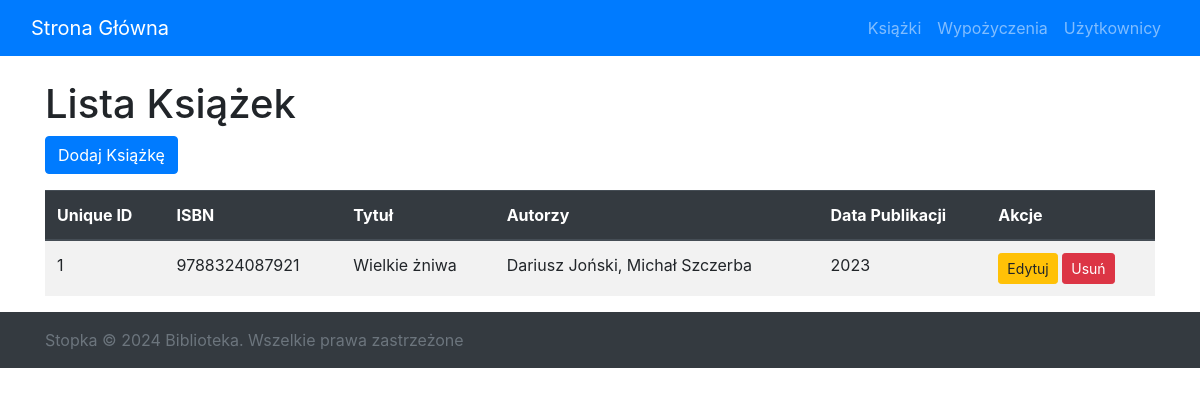
/books/, run on an earlier commit of the app's database.
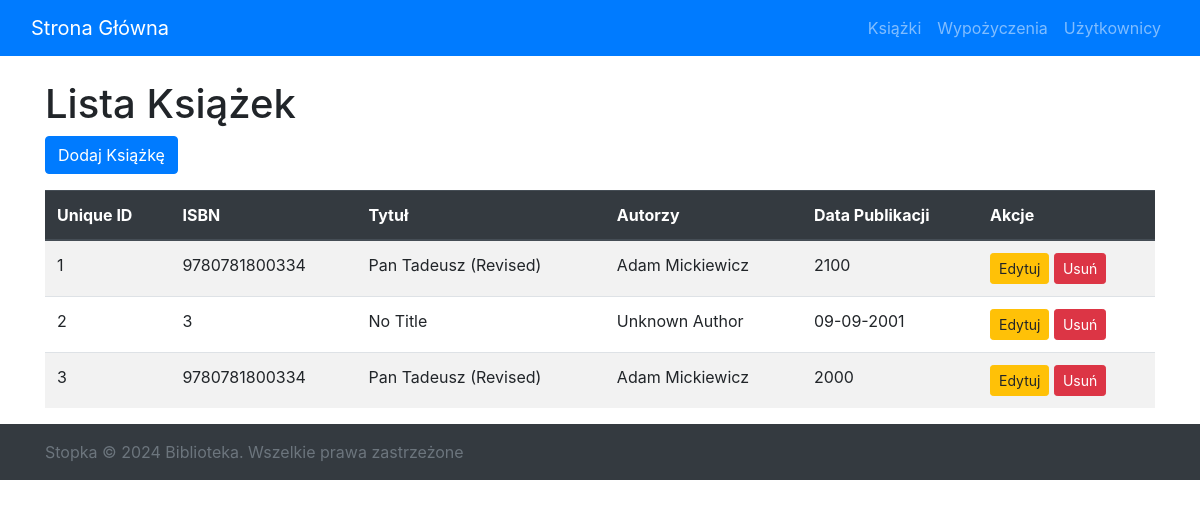
And on a later commit of the database.
### library_app/models.py (models this page shows, shortened)
class Book(models.Model):
    STATUS_CHOICES = (
        ('available', 'Available'),
        ('borrowed', 'Borrowed'),
    )
    isbn = models.CharField(max_length=13)
    title = models.CharField(max_length=255, blank=True, default='No Title')
    authors = models.CharField(max_length=255, blank=True, default='Unknown Author')
    publisher = models.CharField(max_length=255, blank=True, default='Unknown Publisher')
    publication_date = models.CharField(max_length=10, blank=True, default='Unknown Date')
    status = models.CharField(max_length=10, choices=STATUS_CHOICES, default='available')
    unique_id = models.AutoField(primary_key=True, unique=True)
    libraryID = models.CharField(max_length=36, unique=True, blank=True, default='')

### library_app/views.py (the view)
# urls.py: path('books/', views.book_list, name='book-list'),
def book_list(request):
    books = Book.objects.all()
    return render(request, 'lists/book_list.html', {'books': books})

### library_app/templates/lists/book_list.html
{% extends 'library_app/base.html' %}
{% block content %}
<h1>Lista Książek</h1>
<a href="{% url 'book-create' %}" class="btn btn-primary mb-3">Dodaj Książkę</a>
<table class="table table-striped">
  <thead class="thead-dark">
    <tr>
      <th scope="col">Unique ID</th>
      <th scope="col">ISBN</th>
      <th scope="col">Tytuł</th>
      <th scope="col">Autorzy</th>
      <th scope="col">Data Publikacji</th>
      <th scope="col">Akcje</th>
    </tr>
  </thead>
  <tbody>
    {% for book in books %}
      <tr>
        <td>{{ book.unique_id }}</td>
        <td>{{ book.isbn }}</td>
        <td>{{ book.title }}</td>
        <td>{{ book.authors }}</td>
        <td>{{ book.publication_date }}</td>
        <td>
          <a href="{% url 'book-update' book.pk %}" class="btn btn-warning btn-sm">Edytuj</a>
          <a href="{% url 'book-delete' book.pk %}" class="btn btn-danger btn-sm">Usuń</a>
        </td>
      </tr>
    {% empty %}
      <tr>
        <td colspan="6" class="text-center">Brak książek do wyświetlenia.</td>
      </tr>
    {% endfor %}
  </tbody>
</table>
{% endblock %}

### library_app/templates/library_app/base.html (shortened to what this page needs)
<!DOCTYPE html>
<html lang="en">
<head>
    <link href="https://stackpath.bootstrapcdn.com/bootstrap/4.5.2/css/bootstrap.min.css" rel="stylesheet">
</head>
<body>
    <nav class="navbar navbar-expand-lg navbar-dark bg-primary">
        <div class="container-fluid">
            <a class="navbar-brand" href="{% url 'home' %}">Strona Główna</a>
            <div class="collapse navbar-collapse" id="navbarNav">
                <ul class="navbar-nav ml-auto">
                    <li class="nav-item">
                        <a class="nav-link" href="{% url 'book-list' %}">Książki</a>
                    </li>
                    <li class="nav-item">
                        <a class="nav-link" href="{% url 'loan-list' %}">Wypożyczenia</a>
                    </li>
                    <li class="nav-item">
                        <a class="nav-link" href="{% url 'user-list' %}">Użytkownicy</a>
                    </li>
                </ul>
            </div>
        </div>
    </nav>
    <div class="container mt-4">
        {% block content %}
        {% endblock %}
    </div>
    <footer class="footer mt-auto py-3 bg-dark">
        <div class="container">
            <span class="text-muted">Stopka © 2024 Biblioteka. Wszelkie prawa zastrzeżone</span>
        </div>
    </footer>
</body>
</html>

What changed in the data, as far as the page shows it:
changed Book id 1: isbn "9788324087921" → "9780781800334"; title "Wielkie żniwa" → "Pan Tadeusz (Revised)"; authors "Dariusz Joński, Michał Szczerba" → "Adam Mickiewicz"; publication_date "2023" → "2100"
added Book: unique_id "2", isbn "3", title "No Title", authors "Unknown Author", publication_date "09-09-2001"
added Book: unique_id "3", isbn "9780781800334", title "Pan Tadeusz (Revised)", authors "Adam Mickiewicz", publication_date "2000"
